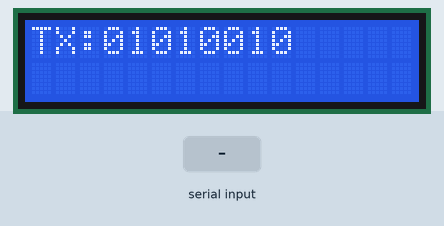
Bench run of a sketch on a simulated Arduino Uno, built with avr-gcc and run on an emulated ATmega328P. Shown: 16×2 character LCD. The inputs (shaded band) are chosen by the test bench. What the sketch prints to the serial monitor is not drawn.

Above: at 1.2 s.
1.3 s: byte 30 received over Serial
At 2.5 s:
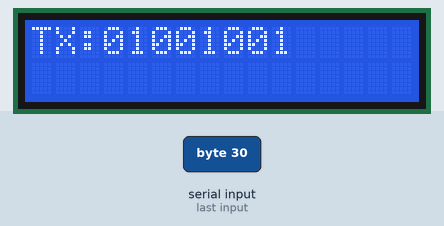
2.8 s: byte 90 received over Serial
At 3.8 s:
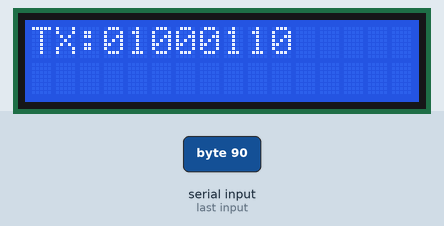
4.3 s: byte 120 received over Serial
5.8 s: byte 30 received over Serial
At 7.2 s:
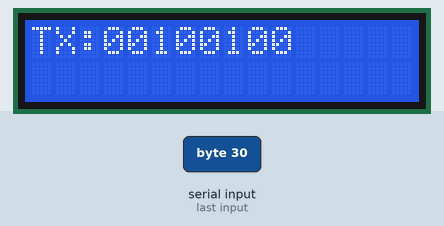
Timing chart, 0 to 8.3 s (numbered marks = the images above; inputs shaded):
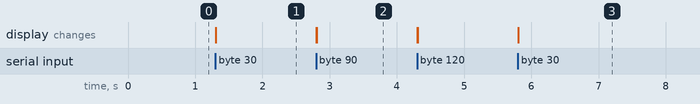

Measured:
- after the input at 1.3 s, the display: first changes at once (image 1 shows a later state)
- after the input at 2.8 s, the display: first changes at once (image 2 shows a later state)
- after the input at 5.8 s, the display: first changes at once (image 3 shows a later state)

The sketch:

uno_1.ino
```cpp
#include <LiquidCrystal.h>

LiquidCrystal lcd(7,6,5,4,3,2);

byte txData[] = {B01010010, B01001001, B01000110, B01000110, B00100100, B10111001, B00000001, B00000000, B01010111, B01000001, B01010110, B01000101, B01100110, B01101101, B01110100, B00100000,
  B00010000, B00000000, B00000000, B00000000, B00000001, B00000000, B00000010, B00000000, B01000100, B10101100, B00000000, B00000000, B10001000, B01011000, B00000001, B00000000,
  B00000010, B00000000, B00001000, B00000000, B01100100, B01100001, B01110100, B01100001, B00000000, B10111001, B00000001, B00000000, B01111111, B01111111, B01111111, B01111111,
  B01111111, B01111111, B01111111, B01111111, B01111111, B01111111, B01111111, B01111111, B01111111, B01111111, B01111111, B01111111, B01111111, B01111111, B01111111, B01111111,
  B01111111, B01111111, B01111111, B01111111, B01111111, B01111111, B01111111, B01111111, B01111111, B01111111, B01111111, B01111111, B01111111, B01111111, B01111111, B01111111,
  B01111111, B01111111, B01111111, B01111111, B01111111, B01111111, B01111111, B01111111, B01111111, B01111111, B01111111, B01111111, B01111111, B01111111, B01111111, B01111111,
  B01111111, B01111111, B01111111, B01111111, B01111111, B01111111, B01111111, B01111111, B01111111, B01111111, B01111111, B01111111, B01111111, B01111111, B01111111, B01111111,
  B01111111, B01111111, B01111111, B01111111, B01111111, B01111111, B01111111, B01111111, B01111111, B01111111, B01111111, B01111111, B01111111, B01111111, B01111111, B01111111,
  B01111111, B01111111, B01111111, B01111111, B01111111, B01111111, B01111111, B01111111, B01111111, B01111111, B01111111, B01111111, B01111111, B01111111, B01111111, B01111111,
  B01111111, B01111111, B01111111, B01111111, B01111111, B01111111, B01111111, B01111111, B01111111, B01111111, B01111111, B01111111, B01111111, B01111111, B01111111, B01111111,
  B01111111, B01111111, B01111111, B01111111, B01111111, B01111111, B01111111, B01111111, B01111111, B01111111, B01111111, B01111111, B01111111, B01111111, B01111111, B01111111,
  B01111111, B01111111, B01111111, B01111111, B01111111, B01111111, B01111111, B01111111, B01111111, B01111111, B01111111, B01111111, B01111111, B01111111, B01111111, B01111111,
  B01111111, B01111111, B01111111, B01111111, B01111111, B01111111, B01111111, B01111111, B01111111, B01111111, B01111111, B01111111, B01111111, B01111111, B01111111, B01111111,
  B01111111, B01111111, B01111111, B01111111, B01111111, B01111111, B01111111, B01111111, B01111111, B01111111, B01111111, B01111111, B01111111, B01111111, B01111111, B01111111,
  B01111111, B01111111, B01111111, B01111111, B01111111, B01111111, B01111111, B01111111, B01111111, B01111111, B01111111, B01111111, B01111111, B01111111, B01111111, B01111111,
  B01111111, B01111111, B01111111, B01111111, B01111111, B01111111, B01111111, B01111111, B01111111, B01111111, B01111111, B01111111, B01111111, B01111111, B01111111, B01111111,
  B01111111, B01111111, B01111111, B01111111, B01111111, B01111111, B01111111, B01111111, B01111111, B01111111, B01111111, B01111111, B01111111, B01111111, B01111111, B01111111,
  B01111111, B01111111, B01111111, B01111111, B01111111, B01111111, B01111111, B01111111, B01111111, B01111111, B01111111, B01111111, B01111111, B01111111, B01111111, B01111111,
  B01111111, B01111111, B01111111, B01111111, B01111111, B01111111, B01111111, B01111111, B01111111, B01111111, B01111111, B01111111, B01111111, B01111111, B01111111, B01111111,
  B01111111, B01111111, B01111111, B01111111, B01111111, B01111111, B01111111, B01111111, B01111111, B01111111, B01111111, B01111111, B01111111, B01111111, B01111111, B01111111,
  B01111111, B01111111, B01111111, B01111111, B01111111, B01111111, B01111111, B01111111, B01111111, B01111111, B01111111, B01111111, B01111111, B01111111, B01111111, B01111111,
  B01111111, B01111111, B01111111, B01111111, B01111111, B01111111, B01111111, B01111111, B01111111, B01111111, B01111111, B01111111, B01111111, B01111111, B01111111, B01111111,
  B01111111, B01111111, B01111111, B01111111, B01111111, B01111111, B01111111, B01111111, B01111111, B01111111, B01111111, B01111111, B01111111, B01111111, B01111111, B01111111,
  B01111111, B01111111, B01111111, B01111111, B01111111, B01111111, B01111111, B01111111, B01111111, B01111111, B01111111, B01111111, B01111111, B01111111, B01111111, B01111111,
  B01111111, B01111111, B01111111, B01111111, B01111111, B01111111, B01111111, B01111111, B01111111, B01111111, B01111111, B01111111, B01111111, B01111111, B01111111, B01111111,
  B01111111, B01111111, B01111111, B01111111, B01111111, B01111111, B01111111, B01111111, B01111111, B01111111, B01111111, B01111111, B01111111, B01111111, B01111111, B01111111,
  B01111111, B01111111, B01111111, B01111111, B01111111, B01111111, B01111111, B01111111, B01111111, B01111111, B01111111, B01111111, B01111111, B01111111, B01111111, B01111111,
  B10000111, B10000111, B10000111, B10000111, B10001011, B10001011, B10001011, B10001011, B10001110, B10001110, B10001110, B10001110, B10010000, B10010000, B10010000, B10010000,
  B10010010, B10010010, B10010010, B10010010, B10010011, B10010011, B10010011, B10010011, B10010100, B10010100, B10010100, B10010100, B10010101, B10010101, B10010101, B10010101,
  B10010110, B10010110, B10010110, B10010110, B10010111, B10010111, B10010111, B10010111, B10010111, B10010111, B10010111, B10010111, B10011000, B10011000, B10011000, B10011000,
  B10011000, B10011000, B10011000, B10011000, B10011001, B10011001, B10011001, B10011001, B10011001, B10011001, B10011001, B10011001, B10011010, B10011010, B10011010, B10011010,
  B10011010, B10011010, B10011010, B10011010, B10011011, B10011011, B10011011, B10011011, B10011011, B10011011, B10011011, B10011011, B10011100, B10011100, B10011100, B10011100,
  B10011100, B10011100, B10011100, B10011100, B10011100, B10011100, B10011100, B10011100, B10011101, B10011101, B10011101, B10011101, B10011101, B10011101, B10011101, B10011101,
  B10011101, B10011101, B10011101, B10011101, B10011101, B10011101, B10011101, B10011101, B10011101, B10011101, B10011101, B10011101, B10011101, B10011101, B10011101, B10011101,
  B10011101, B10011101, B10011101, B10011101, B10011101, B10011101, B10011101, B10011101, B10011101, B10011101, B10011101, B10011101, B10011101, B10011101, B10011101, B10011101,
  B10011101, B10011101, B10011101, B10011101, B10011101, B10011101, B10011101, B10011101, B10011100, B10011100, B10011101, B10011101, B10011100, B10011100, B10011100, B10011100,
  B10011100, B10011100, B10011100, B10011100, B10011011, B10011011, B10011011, B10011011, B10011010, B10011010, B10011010, B10011010, B10011001, B10011001, B10011001, B10011001,
  B10011000, B10011000, B10011000, B10011000, B10010110, B10010110, B10010110, B10010110, B10010011, B10010011, B10010011, B10010011, B10001110, B10001110, B10001110, B10001110,
  B10000101, B10000101, B10000101, B10000101, B01110111, B01110111, B01110111, B01110111, B01101111, B01101111, B01101111, B01101111, B01101010, B01101010, B01101010, B01101010,
  B01100111, B01100111, B01100111, B01100111, B01100100, B01100100, B01100100, B01100100, B01100010, B01100010, B01100010, B01100010, B01100001, B01100001, B01100001, B01100001,
  B01100000, B01100000, B01011111, B01011111, B01011111, B01011111, B01011110, B01011110, B01011110, B01011110, B01011101, B01011101, B01011101, B01011101, B01011101, B01011101,
  B01011100, B01011100, B01011100, B01011100, B01011011, B01011011, B01011011, B01011011, B01011011, B01011011, B01011011, B01011011, B01011010, B01011010, B01011010, B01011010,
  B01011001, B01011001, B01011001, B01011001, B01011001, B01011001, B01011001, B01011001, B01011000, B01011000, B01011000, B01011000, B01011000, B01011000, B01011000, B01011000,
  B01011000, B01011000, B01010111, B01010111, B01010111, B01010111, B01010111, B01010111, B01010111, B01010111, B01010111, B01010111, B01010110, B01010110, B01010110, B01010110,
  B01010110, B01010110, B01010110, B01010110, B01010110, B01010110, B01010110, B01010110, B01010110, B01010110, B01010110, B01010110, B01010110, B01010110, B01010110, B01010110,
  B01010110, B01010110, B01010110, B01010110, B01010110, B01010110, B01010110, B01010110, B01010110, B01010110, B01010110, B01010110, B01010110, B01010110, B01010110, B01010110,
  B01010110, B01010110, B01010110, B01010110, B01010111, B01010111, B01010110, B01010110, B01010111, B01010111, B01010111, B01010111, B01010111, B01010111, B01010111, B01010111,
  B01011000, B01011000, B01011000, B01011000, B01011000, B01011000, B01011000, B01011000, B01011001, B01011001, B01011001, B01011001, B01011010, B01011010, B01011010, B01011010,
  B01011011, B01011011, B01011011, B01011011, B01011101, B01011101, B01011101, B01011101, B01100000, B01100000, B01100000, B01100000, B01100011, B01100011, B01100011, B01100011,
  B01101001, B01101001, B01101001, B01101001, B01110010, B01110010, B01110010, B01110010, B10000100, B10000100, B10000100, B10000100, B10010001, B10010001, B10010001, B10010001,
  B10011001, B10011001, B10011001, B10011001, B10011110, B10011110, B10011110, B10011110, B10100001, B10100001, B10100001, B10100001, B10100100, B10100100, B10100100, B10100100,
  B10100110, B10100110, B10100110, B10100110, B10100111, B10100111, B10101000, B10101000, B10101001, B10101001, B10101001, B10101001, B10101010, B10101010, B10101010, B10101010,
  B10101011, B10101011, B10101011, B10101011, B10101100, B10101100, B10101100, B10101100, B10101101, B10101101, B10101101, B10101101, B10101110, B10101110, B10101110, B10101110,
  B10101110, B10101110, B10101111, B10101111, B10101111, B10101111, B10101111, B10101111, B10110000, B10110000, B10110000, B10110000, B10110000, B10110000, B10110000, B10110000,
  B10110001, B10110001, B10110001, B10110001, B10110001, B10110001, B10110010, B10110010, B10110010, B10110010, B10110010, B10110010, B10110010, B10110010, B10110011, B10110011,
  B10110011, B10110011, B10110011, B10110011, B10110011, B10110011, B10110011, B10110011, B10110011, B10110011, B10110011, B10110011, B10110011, B10110011, B10110011, B10110011,
  B10110011, B10110011, B10110011, B10110011, B10110011, B10110011, B10110011, B10110011, B10110011, B10110011, B10110011, B10110011, B10110011, B10110011, B10110011, B10110011,
  B10110011, B10110011, B10110011, B10110011, B10110010, B10110010, B10110010, B10110010, B10110010, B10110010, B10110010, B10110010, B10110010, B10110010, B10110010, B10110010,
  B10110001, B10110001, B10110001, B10110001, B10110000, B10110000, B10110001, B10110001, B10110000, B10110000, B10110000, B10110000, B10101111, B10101111, B10101111, B10101111,
  B10101110, B10101110, B10101110, B10101110, B10101100, B10101100, B10101100, B10101100, B10101010, B10101010, B10101010, B10101010, B10100111, B10100111, B10100111, B10100111,
  B10100011, B10100011, B10100011, B10100011, B10011101, B10011101, B10011101, B10011101, B10010011, B10010011, B10010011, B10010011, B10000000, B10000000, B10000000, B10000000,
  B01101100, B01101100, B01101100, B01101100, B01100001, B01100001, B01100001, B01100001, B01011011, B01011011, B01011010, B01011010, B01010110, B01010110, B01010110, B01010110,
  B01010010, B01010010, B01010010, B01010010, B01010000, B01010000, B01010000, B01010000, B01001110, B01001110, B01001110, B01001110, B01001100, B01001100, B01001100, B01001100,
  B01001010, B01001010, B01001010, B01001010, B01001001, B01001001, B01001001, B01001001, B01001000, B01001000, B01001000, B01001000, B01000111, B01000111, B01000111, B01000111,
  B01000110, B01000110, B01000110, B01000110, B01000101, B01000101, B01000101, B01000101, B01000100, B01000100, B01000100, B01000100, B01000100, B01000100, B01000100, B01000100,
  B01000011, B01000011, B01000011, B01000011, B01000010, B01000010, B01000010, B01000010, B01000010, B01000010, B01000010, B01000010, B01000001, B01000001, B01000001, B01000001,
  B01000001, B01000001, B01000000, B01000000, B01000000, B01000000, B01000000, B01000000, B01000000, B01000000, B01000000, B01000000, B01000000, B01000000, B01000000, B01000000,
  B01000000, B01000000, B01000000, B01000000, B01000000, B01000000, B01000000, B01000000, B01000000, B01000000, B01000000, B01000000, B01000000, B01000000, B01000000, B01000000,
  B01000000, B01000000, B01000000, B01000000, B01000001, B01000001, B01000000, B01000000, B01000001, B01000001, B01000001, B01000001, B01000001, B01000001, B01000001, B01000001,
  B01000010, B01000010, B01000010, B01000010, B01000010, B01000010, B01000010, B01000010, B01000011, B01000011, B01000011, B01000011, B01000100, B01000100, B01000100, B01000100,
  B01000101, B01000101, B01000101, B01000101, B01000111, B01000111, B01000111, B01000111, B01001001, B01001001, B01001000, B01001000, B01001011, B01001011, B01001011, B01001011,
  B01001110, B01001110, B01001110, B01001110, B01010011, B01010011, B01010011, B01010011, B01011001, B01011001, B01011001, B01011001, B01100100, B01100100, B01100100, B01100100,
  B01110111, B01110111, B01110111, B01110111, B10010001, B10010001, B10010001, B10010001, B10100000, B10100000, B10100000, B10100000, B10101001, B10101001, B10101001, B10101001,
  B10101111, B10101111, B10101111, B10101111, B10110011, B10110011, B10110011, B10110011, B10110111, B10110111, B10110111, B10110111, B10111001, B10111001, B10111001, B10111001,
  B10111011, B10111011, B10111011, B10111011, B10111101, B10111101, B10111101, B10111101, B10111111, B10111111, B10111111, B10111111, B11000000, B11000000, B11000000, B11000000,
  B11000001, B11000001, B11000001, B11000001, B11000010, B11000010, B11000010, B11000010, B11000011, B11000011, B11000100, B11000100, B11000100, B11000100, B11000100, B11000100,
  B11000101, B11000101, B11000101, B11000101, B11000110, B11000110, B11000110, B11000110, B11000110, B11000110, B11000111, B11000111, B11000111, B11000111, B11000111, B11000111,
  B11001000, B11001000, B11001000, B11001000, B11001001, B11001001, B11001001, B11001001, B11001001, B11001001, B11001001, B11001001, B11001010, B11001010, B11001010, B11001010,
  B11001010, B11001010, B11001010, B11001010, B11001001, B11001001, B11001001, B11001001, B11001001, B11001001, B11001001, B11001001, B11001001, B11001001, B11001001, B11001001,
  B11001001, B11001001, B11001001, B11001001, B11001001, B11001001, B11001001, B11001001, B11001000, B11001000, B11001000, B11001000, B11001000, B11001000, B11001000, B11001000,
  B11000111, B11000111, B11001000, B11001000, B11000111, B11000111, B11000111, B11000111, B11000110, B11000110, B11000110, B11000110, B11000101, B11000101, B11000101, B11000101,
  B11000100, B11000100, B11000100, B11000100, B11000011, B11000011, B11000011, B11000011, B11000001, B11000001, B11000001, B11000001, B10111111, B10111111, B10111111, B10111111,
  B10111101, B10111101, B10111101, B10111101, B10111001, B10111001, B10111001, B10111001, B10110100, B10110100, B10110100, B10110100, B10101101, B10101101, B10101101, B10101101,
  B10100010, B10100010, B10100010, B10100010, B10001111, B10001111, B10001111, B10001111, B01101111, B01101111, B01101111, B01101111, B01011100, B01011100, B01011100, B01011100,
  B01010000, B01010000, B01010000, B01010000, B01001001, B01001001, B01001001, B01001001, B01000011, B01000011, B01000011, B01000011, B00111111, B00111111, B00111111, B00111111,
  B00111100, B00111100, B00111100, B00111100, B00111010, B00111010, B00111010, B00111010, B00110111, B00110111, B00110111, B00110111, B00110110, B00110110, B00110110, B00110110,
  B00110100, B00110100, B00110100, B00110100, B00110011, B00110011, B00110010, B00110010, B00110001, B00110001, B00110001, B00110001, B00110000, B00110000, B00110000, B00110000,
  B00101111, B00101111, B00101111, B00101111, B00101110, B00101110, B00101110, B00101110, B00101110, B00101110, B00101101, B00101101, B00101101, B00101101, B00101100, B00101100,
  B00101100, B00101100, B00101100, B00101100, B00101011, B00101011, B00101011, B00101011, B00101011, B00101011, B00101010, B00101010, B00101010, B00101010, B00101010, B00101010,
  B00101001, B00101001, B00101001, B00101001, B00101001, B00101001, B00101001, B00101001, B00101001, B00101001, B00101001, B00101001, B00101010, B00101010, B00101010, B00101010,
  B00101010, B00101010, B00101010, B00101010, B00101010, B00101010, B00101010, B00101010, B00101010, B00101010, B00101010, B00101010, B00101011, B00101011, B00101011, B00101011,
  B00101011, B00101011, B00101011, B00101011, B00101100, B00101100, B00101100, B00101100, B00101101, B00101101, B00101100, B00101100, B00101101, B00101101, B00101101, B00101101,
  B00101110, B00101110, B00101110, B00101110, B00110000, B00110000, B00101111, B00101111, B00110001, B00110001, B00110001, B00110001, B00110011, B00110011, B00110011, B00110011,
  B00110101, B00110101, B00110101, B00110101, B00111000, B00111000, B00111000, B00111000, B00111100, B00111100, B00111100, B00111100, B01000001, B01000001, B01000001, B01000001,
  B01001001, B01001001, B01001001, B01001001, B01010100, B01010100, B01010100, B01010100, B01100111, B01100111, B01100111, B01100111, B10001011, B10001011, B10001011, B10001011};

int index = 0;

void setup()
{
  lcd.begin(16,2);
  Serial.begin(115200);
}

void printBinary(byte x)
{
  for(int b=7; b>=0; b--)
    lcd.print(bitRead(x,b));
}

void loop()
{
  if(index < sizeof(txData))
  {
    byte tx = txData[index];

    lcd.clear();

    lcd.setCursor(0,0);
    lcd.print("TX:");
    printBinary(tx);

    Serial.write(tx);

    while(!Serial.available());

    byte rx = Serial.read();

    lcd.setCursor(0,1);
    lcd.print("RX:");
    printBinary(rx);

    index++;

    //delay(10);
  }
}
```
